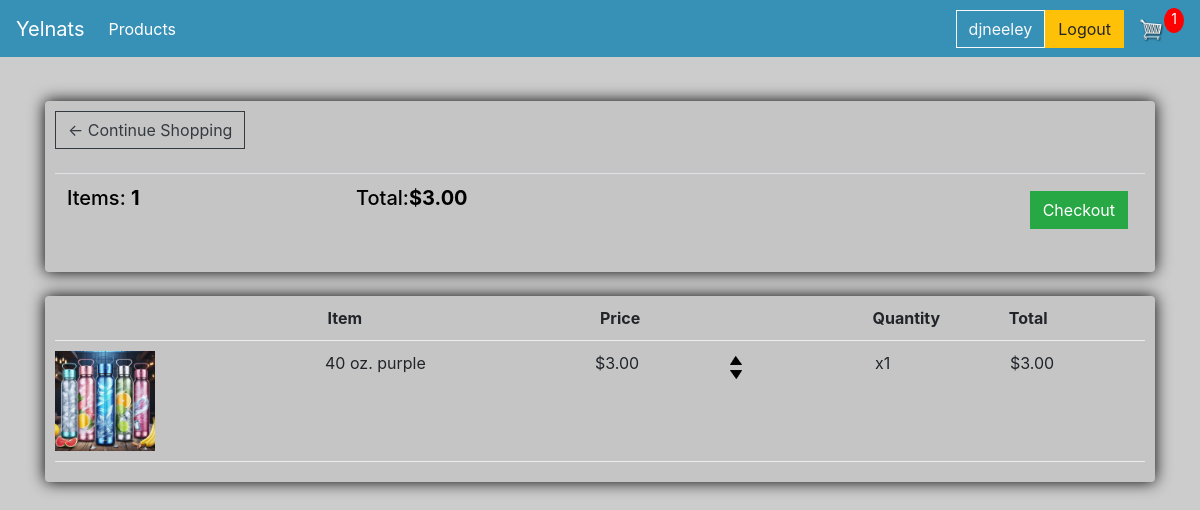
The page /cart/ (signed in) on the database as committed earlier.
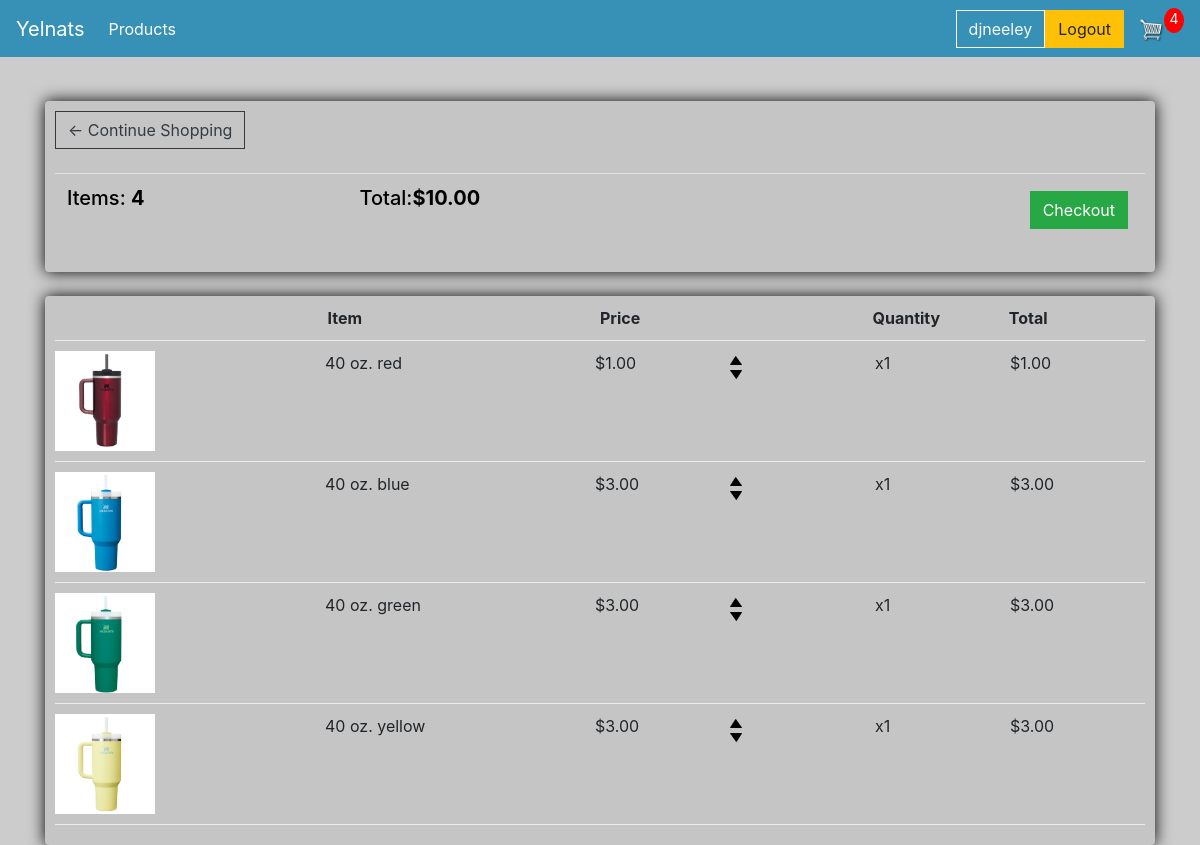
The same page on the database as committed later.
### store/models.py (models this page shows, shortened)
class Order(models.Model):
    customer = models.ForeignKey(Customer, on_delete=models.SET_NULL, blank=True, null=True)
    date_ordered = models.DateTimeField(auto_now_add=True)
    complete = models.BooleanField(default=False, null=True, blank=False)
    transaction_id = models.CharField(max_length=100, null=True)
    @property
    def get_cart_total(self):
        orderitems = self.orderitem_set.all()
        total = sum([item.get_total for item in orderitems])
        return total
    @property
    def get_cart_items(self):
        orderitems = self.orderitem_set.all()
        total = sum([item.quantity for item in orderitems])
        return total

class OrderItem(models.Model):
    product = models.ForeignKey(Product, on_delete=models.SET_NULL, blank=True, null=True)
    order = models.ForeignKey(Order, on_delete=models.SET_NULL, blank=True, null=True)
    quantity = models.IntegerField(default=0, null=True, blank=True)
    date_added = models.DateTimeField(auto_now_add=True)
    @property
    def get_total(self):
        total = self.product.price * self.quantity
        return total

class Product(models.Model):
    name = models.CharField(max_length=200, null=True)
    price = models.DecimalField(max_digits=5, decimal_places=2)
    digital = models.BooleanField(default=False, null=True, blank=False)
    image = models.ImageField(null=True, blank=True)

### store/views.py (the view)
# urls.py: path('cart/', views.cart, name="cart"),
def cart(request):
	if request.user.is_authenticated:
		customer = request.user.customer
		order, created = Order.objects.get_or_create(customer=customer, complete=False)
		items = order.orderitem_set.all()
		cartItems = len(items)
	else:
		Data = cookieCart(request)
		cartItems = Data['cartItems']
		order = Data['order']
		items = Data['items']
	context = {'items':items, 'order':order, 'cartItems':cartItems}
	return render(request, 'store/cart.html', context)

### store/templates/store/cart.html (shortened to what this page needs)
{% extends 'store/main.html' %}
{% load static %}
{% block content %}
<div class="row">
    <div class="col-lg-12">
        <div class="box-element">
            <a class="btn btn-outline-dark" href="{% url 'store' %}">&#x2190; Continue Shopping</a>
            <br>
            <br>
            <table class="table">
                <tr>
                    <th>
                        <h5>Items: <strong>{{order.get_cart_items}}</strong></h5>
                    </th>
                    <th>
                        <h5>Total:<strong>${{order.get_cart_total|floatformat:2}}</strong></h5>
                    </th>
                    <th>
                        <a style="float:right; margin:5px;" class="btn btn-success"
                            href="{% url 'checkout' %}">Checkout</a>
                    </th>
                </tr>
            </table>
        </div>
        <br>
        <div id="prod-list" class="box-element">
            <div class="cart-row">
                <div style="flex:2"></div>
                <div style="flex:2"><strong>Item</strong></div>
                <div style="flex:1"><strong>Price</strong></div>
                <div style="flex:1">&nbsp;</div>
                <div style="flex:1"><strong>Quantity</strong></div>
                <div style="flex:1"><strong>Total</strong></div>
            </div>
            {% for item in items %}
            <div class="cart-row">
                <div style="flex:2">
                    <img class="row-image" src="{{item.product.image.url}}" />
                </div>
                <div style="flex:2">
                    <p>{{item.product.name}}</p>
                </div>
                <div style="flex:1">
                    <p>${{item.product.price|floatformat:2}}</p>
                </div>
                <div style="flex:1" class="quantity">
                    <img data-product={{item.product.id}} data-action="add" class="chg-quantity update-cart"
                        src="{% static  'images/arrow-up.png' %}" />
                    <img data-product={{item.product.id}} data-action="remove" class="chg-quantity update-cart"
                        src="{% static  'images/arrow-down.png' %}" />
                </div>
                <div style="flex:1">
                    <p>x{{item.quantity}}</p>
                </div>
                <div style="flex:1">${{item.get_total|floatformat:2}}</div>
            </div>
            {% endfor %}
        </div>
    </div>
    {% endblock content %}

### store/templates/store/main.html (shortened to what this page needs)
<!DOCTYPE html>
{% load static %}
<div>
    <head>
        <link rel="stylesheet" href="https://stackpath.bootstrapcdn.com/bootstrap/4.4.1/css/bootstrap.min.css"
>
        <link rel="stylesheet" type="text/css" href="{% static 'css/main.css' %}">
    </head>
    <body>
        <div class="navbar navbar-expand-lg navbar-dark bg-dark">
            <a class="navbar-brand" href="{% url 'store' %}">Yelnats</a>
            <div class="collapse navbar-collapse" id="navbarSupportedContent">
                <ul class="navbar-nav mr-auto">
                    <li class="nav-item active">
                        <a class="nav-link" href="{% url 'store' %}">Products <span class="sr-only">(current)</span></a>
                    </li>
                </ul>
                <div class="form-inline my-2 my-lg-0">
                    {% if user.is_authenticated %}
                    <label class="btn btn-outline-light">{{user.username}}</label>
                    <a href="{% url 'logout' %}" class="btn btn-warning">Logout</a>
                    {% else %}
                    <a href="{% url 'login' %}" class="btn btn-success">Login</a>
                    <input id="hdnUserId" type="hidden" value="0">
                    {% endif %}
                    <a href="{% url 'cart' %}">
                        <img id="cart-icon" src="{% static 'images/cart.png' %}">
                    </a>
                    <p id="cart-total">{{cartItems}}</p>
                </div>
            </div>
        </div>
        <div class="container">
            <br>
            {% block content %}
            {% endblock content %}
        </div>
    </body>
</div>

### static/css/main.css (style rules this page uses)
body { background-color: hsl(0, 0%, 80%); }
h1, h2, h3, h4, h5, h6 { color: hsl(0, 0%, 0%); }
.box-element { box-shadow: hsl(0, 0%, 0%) 0 0 16px; background-color: #c5c5c5; border-radius: 4px; padding: 10px; }
.bg-dark { background-color: #3790b6 !important; }
#cart-icon { width: 25px; display: inline-block; margin-left: 15px; }
#cart-total { display: block; text-align: center; color: #fff; background-color: red; width: 20px; height: 25px; border-radius: 50%; font-size: 14px; }
.col-lg-3, .col-lg-4, .col-lg-6, .col-lg-8, .col-lg-12 { margin-top: 20px; }
.btn { border-radius: 0; }
.row-image { width: 100px; }
.cart-row { display: flex; align-items: flex-stretch; padding-bottom: 10px; margin-bottom: 10px; border-bottom: 1px solid #ececec; }
.quantity { display: inline-block; font-weight: 700; padding-right: 10px; }
.chg-quantity { width: 12px; cursor: pointer; display: block; margin-top: 5px; transition: .1s; }

Rows that differ between the two databases and show on the page:
removed OrderItem: product.image (picture), product.name "40 oz. purple", product.price "3.00", quantity "1", get_total "3.00"
computed for Order: get_cart_items "1" → "4"; get_cart_total "3.00" → "10.00"
added OrderItem: product.image (picture), product.name "40 oz. red", product.price "1.00", quantity "1", get_total "1.00"
added OrderItem: product.image (picture), product.name "40 oz. blue", product.price "3.00", quantity "1", get_total "3.00"
added OrderItem: product.image (picture), product.name "40 oz. green", product.price "3.00", quantity "1", get_total "3.00"
added OrderItem: product.image (picture), product.name "40 oz. yellow", product.price "3.00", quantity "1", get_total "3.00"
Other text that changed with them:
{{ cartItems }}: "1" → "4"
